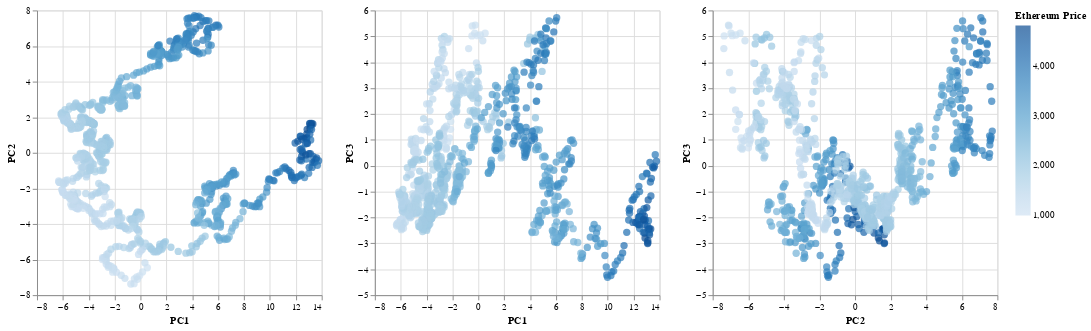

Notebook code cell kept with this figure:
### Code cell
# Create a DataFrame for the Bitcoin principal components
ethereum_pca_df = pd.DataFrame(
    data=ethereum_principal_components,
    columns=[f"PC{i+1}" for i in range(3)]
)

# Add the target variable to the DataFrame
ethereum_pca_df["ethereum_price"] = y_ethereum.values

# Create a scatter plot of PC1 and PC2 colored by the target variable
ethereum1 = alt.Chart(ethereum_pca_df).mark_circle(size=60).encode(
    x="PC1",
    y="PC2",
    color=alt.Color("ethereum_price", title="Ethereum Price"),
    tooltip=["ethereum_price"]
)

# Create a scatter plot of PC1 and PC3 colored by the target variable
ethereum2 = alt.Chart(ethereum_pca_df).mark_circle(size=60).encode(
    x="PC1",
    y="PC3",
    color="ethereum_price",
    tooltip=["ethereum_price"]
)

# Create a scatter plot of PC2 and PC3 colored by the target variable
ethereum3 = alt.Chart(ethereum_pca_df).mark_circle(size=60).encode(
    x="PC2",
    y="PC3",
    color="ethereum_price",
    tooltip=["ethereum_price"]
)

# Display the scatter plots
ethereum_pca_chart = ethereum1 | ethereum2 | ethereum3

ethereum_pca_chart

### Figure 1 — Vega-Lite specification as saved in the notebook (floating-point values rounded to 4 significant figures; data arrays with more than 128 entries replaced by an {"elided": "..."} marker saying what was removed)
{"config": {"view": {"continuousWidth": 300, "continuousHeight": 300}}, "hconcat": [{"mark": {"type": "circle", "size": 60}, "encoding": {"color": {"field": "ethereum_price", "title": "Ethereum Price", "type": "quantitative"}, "tooltip": [{"field": "ethereum_price", "type": "quantitative"}], "x": {"field": "PC1", "type": "quantitative"}, "y": {"field": "PC2", "type": "quantitative"}}}, {"mark": {"type": "circle", "size": 60}, "encoding": {"color": {"field": "ethereum_price", "type": "quantitative"}, "tooltip": [{"field": "ethereum_price", "type": "quantitative"}], "x": {"field": "PC1", "type": "quantitative"}, "y": {"field": "PC3", "type": "quantitative"}}}, {"mark": {"type": "circle", "size": 60}, "encoding": {"color": {"field": "ethereum_price", "type": "quantitative"}, "tooltip": [{"field": "ethereum_price", "type": "quantitative"}], "x": {"field": "PC2", "type": "quantitative"}, "y": {"field": "PC3", "type": "quantitative"}}}], "data": {"name": "data-3783b1d6ca0a60a3ada984976f099fe9"}, "$schema": "https://vega.github.io/schema/vega-lite/v5.17.0.json", "datasets": {"data-3783b1d6ca0a60a3ada984976f099fe9": {"elided": "968 records"}}}
